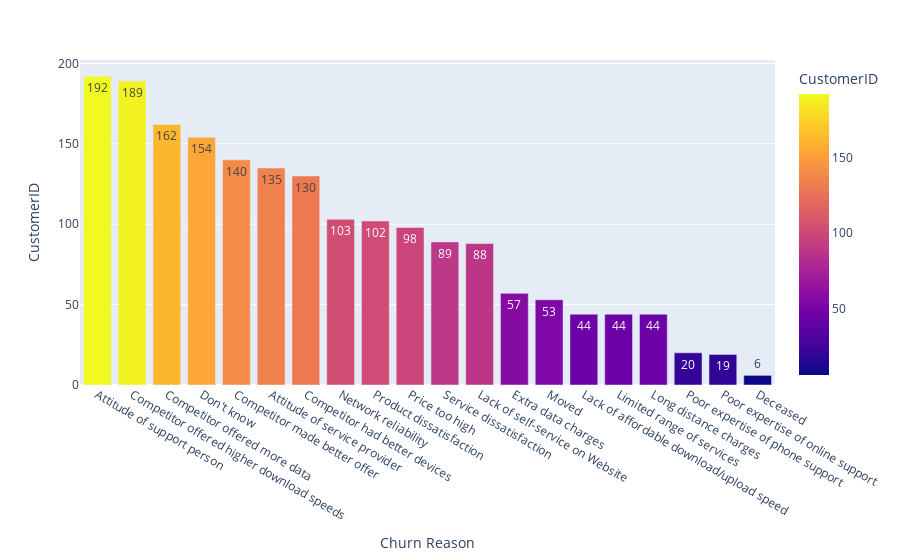

This figure's notebook cell:
### Markdown cell above
The dataset contains missing values only the **Chrun Reason**. Lets investigate the **Churn Reason** column.

### Code cell
fig = px.bar(df.groupby(['Churn Reason'])['CustomerID'].count().reset_index().sort_values('CustomerID',
                                                                                    ascending=False),
             x='Churn Reason',
             y='CustomerID', 
             color = 'CustomerID',
             text = 'CustomerID')
fig.show()

### Figure 1 — Plotly figure (JSON) as saved in the notebook; plotly's stock layout.template omitted (floating-point values rounded to 4 significant figures)
{"data": [{"alignmentgroup": "True", "hovertemplate": "Churn Reason=%{x}<br>CustomerID=%{marker.color}<extra></extra>", "legendgroup": "", "marker": {"color": [192, 189, 162, 154, 140, 135, 130, 103, 102, 98, 89, 88, 57, 53, 44, 44, 44, 20, 19, 6], "coloraxis": "coloraxis", "pattern": {"shape": ""}}, "name": "", "offsetgroup": "", "orientation": "v", "showlegend": false, "text": [192, 189, 162, 154, 140, 135, 130, 103, 102, 98, 89, 88, 57, 53, 44, 44, 44, 20, 19, 6], "textposition": "auto", "type": "bar", "x": ["Attitude of support person", "Competitor offered higher download speeds", "Competitor offered more data", "Don't know", "Competitor made better offer", "Attitude of service provider", "Competitor had better devices", "Network reliability", "Product dissatisfaction", "Price too high", "Service dissatisfaction", "Lack of self-service on Website", "Extra data charges", "Moved", "Lack of affordable download/upload speed", "Limited range of services", "Long distance charges", "Poor expertise of phone support", "Poor expertise of online support", "Deceased"], "xaxis": "x", "y": [192, 189, 162, 154, 140, 135, 130, 103, 102, 98, 89, 88, 57, 53, 44, 44, 44, 20, 19, 6], "yaxis": "y"}], "layout": {"barmode": "relative", "coloraxis": {"colorbar": {"title": {"text": "CustomerID"}}, "colorscale": [[0, "#0d0887"], [0.1111, "#46039f"], [0.2222, "#7201a8"], [0.3333, "#9c179e"], [0.4444, "#bd3786"], [0.5556, "#d8576b"], [0.6667, "#ed7953"], [0.7778, "#fb9f3a"], [0.8889, "#fdca26"], [1, "#f0f921"]]}, "legend": {"tracegroupgap": 0}, "margin": {"t": 60}, "xaxis": {"anchor": "y", "domain": [0, 1], "title": {"text": "Churn Reason"}}, "yaxis": {"anchor": "x", "domain": [0, 1], "title": {"text": "CustomerID"}}}}
